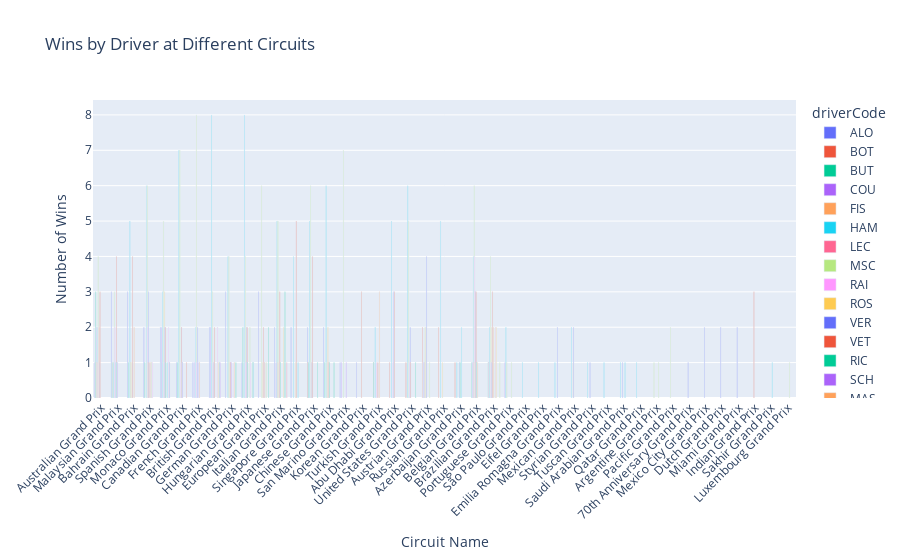

The code cell stored with this chart in its notebook:
### Code cell
# Merge 'results' with 'races' based on 'raceId'
results_with_race_info = pd.merge(merged_results, races[['raceId','circuitId','name']], on='raceId', how='left')

# Merge the above DataFrame with 'circuits' based on 'circuitId'
results_with_race_and_circuit_info = pd.merge(results_with_race_info, circuits[['circuitId','name','location','country']], on='circuitId', how='left')

# Filter data for the specific driver
driver_performance = results_with_race_and_circuit_info[results_with_race_and_circuit_info['positionOrder']==1]

# Count the number of wins at each circuit
wins_by_circuit = driver_performance.groupby(['circuitId', 'name_x', 'location', 'country','driverCode'])['raceId'].count().reset_index()
wins_by_circuit = wins_by_circuit.rename(columns={'raceId': 'wins'})

# Find the circuits with the most wins by driver
circuits_with_most_wins = wins_by_circuit.sort_values(by='wins', ascending=False).head(5)

# Create an interactive bar graph using plotly
fig = px.bar(wins_by_circuit, x='name_x', y='wins', color='driverCode',
             labels={'name_x': 'Circuit Name', 'wins': 'Number of Wins'},
             title='Wins by Driver at Different Circuits',
             hover_name='driverCode', hover_data=['location', 'country'])

# Update layout for better readability
fig.update_layout(barmode='group', xaxis_tickangle=-45)

# Show the interactive graph
fig.show()

### Figure 1 — Plotly figure (JSON) as saved in the notebook; plotly's stock layout.template omitted (floating-point values rounded to 4 significant figures)
{"data": [{"alignmentgroup": "True", "customdata": [["Melbourne", "Australia"], ["Kuala Lumpur", "Malaysia"], ["Sakhir", "Bahrain"], ["Montmeló", "Spain"], ["Monte-Carlo", "Monaco"], ["Montreal", "Canada"], ["Magny Cours", "France"], ["Silverstone", "UK"], ["Hockenheim", "Germany"], ["Budapest", "Hungary"], ["Valencia", "Spain"], ["Monza", "Italy"], ["Marina Bay", "Singapore"], ["Oyama", "Japan"], ["Shanghai", "China"], ["Nürburg", "Germany"], ["Imola", "Italy"], ["Suzuka", "Japan"], ["Yeongam County", "Korea"]], "hovertemplate": "<b>%{hovertext}</b><br><br>driverCode=ALO<br>Circuit Name=%{x}<br>Number of Wins=%{y}<br>location=%{customdata[0]}<br>country=%{customdata[1]}<extra></extra>", "hovertext": ["ALO", "ALO", "ALO", "ALO", "ALO", "ALO", "ALO", "ALO", "ALO", "ALO", "ALO", "ALO", "ALO", "ALO", "ALO", "ALO", "ALO", "ALO", "ALO"], "legendgroup": "ALO", "marker": {"color": "#636efa", "pattern": {"shape": ""}}, "name": "ALO", "offsetgroup": "ALO", "orientation": "v", "showlegend": true, "textposition": "auto", "type": "bar", "x": ["Australian Grand Prix", "Malaysian Grand Prix", "Bahrain Grand Prix", "Spanish Grand Prix", "Monaco Grand Prix", "Canadian Grand Prix", "French Grand Prix", "British Grand Prix", "German Grand Prix", "Hungarian Grand Prix", "European Grand Prix", "Italian Grand Prix", "Singapore Grand Prix", "Japanese Grand Prix", "Chinese Grand Prix", "European Grand Prix", "San Marino Grand Prix", "Japanese Grand Prix", "Korean Grand Prix"], "xaxis": "x", "y": [1, 3, 3, 2, 2, 1, 1, 2, 3, 1, 1, 2, 2, 1, 2, 2, 1, 1, 1], "yaxis": "y"}, {"alignmentgroup": "True", "customdata": [["Melbourne", "Australia"], ["Istanbul", "Turkey"], ["Suzuka", "Japan"], ["Abu Dhabi", "UAE"], ["Austin", "USA"], ["Spielberg", "Austria"], ["Sochi", "Russia"], ["Baku", "Azerbaijan"]], "hovertemplate": "<b>%{hovertext}</b><br><br>driverCode=BOT<br>Circuit Name=%{x}<br>Number of Wins=%{y}<br>location=%{customdata[0]}<br>country=%{customdata[1]}<extra></extra>", "hovertext": ["BOT", "BOT", "BOT", "BOT", "BOT", "BOT", "BOT", "BOT"], "legendgroup": "BOT", "marker": {"color": "#EF553B", "pattern": {"shape": ""}}, "name": "BOT", "offsetgroup": "BOT", "orientation": "v", "showlegend": true, "textposition": "auto", "type": "bar", "x": ["Australian Grand Prix", "Turkish Grand Prix", "Japanese Grand Prix", "Abu Dhabi Grand Prix", "United States Grand Prix", "Austrian Grand Prix", "Russian Grand Prix", "Azerbaijan Grand Prix"], "xaxis": "x", "y": [1, 1, 1, 1, 1, 2, 2, 1], "yaxis": "y"}, {"alignmentgroup": "True", "customdata": [["Melbourne", "Australia"], ["Kuala Lumpur", "Malaysia"], ["Sakhir", "Bahrain"], ["Montmeló", "Spain"], ["Istanbul", "Turkey"], ["Monte-Carlo", "Monaco"], ["Montreal", "Canada"], ["Budapest", "Hungary"], ["Spa", "Belgium"], ["Shanghai", "China"], ["São Paulo", "Brazil"], ["Suzuka", "Japan"]], "hovertemplate": "<b>%{hovertext}</b><br><br>driverCode=BUT<br>Circuit Name=%{x}<br>Number of Wins=%{y}<br>location=%{customdata[0]}<br>country=%{customdata[1]}<extra></extra>", "hovertext": ["BUT", "BUT", "BUT", "BUT", "BUT", "BUT", "BUT", "BUT", "BUT", "BUT", "BUT", "BUT"], "legendgroup": "BUT", "marker": {"color": "#00cc96", "pattern": {"shape": ""}}, "name": "BUT", "offsetgroup": "BUT", "orientation": "v", "showlegend": true, "textposition": "auto", "type": "bar", "x": ["Australian Grand Prix", "Malaysian Grand Prix", "Bahrain Grand Prix", "Spanish Grand Prix", "Turkish Grand Prix", "Monaco Grand Prix", "Canadian Grand Prix", "Hungarian Grand Prix", "Belgian Grand Prix", "Chinese Grand Prix", "Brazilian Grand Prix", "Japanese Grand Prix"], "xaxis": "x", "y": [3, 1, 1, 1, 1, 1, 1, 2, 1, 1, 1, 1], "yaxis": "y"}, {"alignmentgroup": "True", "customdata": [["Melbourne", "Australia"], ["Monte-Carlo", "Monaco"], ["Magny Cours", "France"], ["Silverstone", "UK"], ["Spa", "Belgium"], ["Monza", "Italy"], ["São Paulo", "Brazil"], ["Imola", "Italy"], ["Estoril", "Portugal"], ["Spielberg", "Austria"]], "hovertemplate": "<b>%{hovertext}</b><br><br>driverCode=COU<br>Circuit Name=%{x}<br>Number of Wins=%{y}<br>location=%{customdata[0]}<br>country=%{customdata[1]}<extra></extra>", "hovertext": ["COU", "COU", "COU", "COU", "COU", "COU", "COU", "COU", "COU", "COU"], "legendgroup": "COU", "marker": {"color": "#ab63fa", "pattern": {"shape": ""}}, "name": "COU", "offsetgroup": "COU", "orientation": "v", "showlegend": true, "textposition": "auto", "type": "bar", "x": ["Australian Grand Prix", "Monaco Grand Prix", "French Grand Prix", "British Grand Prix", "Belgian Grand Prix", "Italian Grand Prix", "Brazilian Grand Prix", "San Marino Grand Prix", "Portuguese Grand Prix", "Austrian Grand Prix"], "xaxis": "x", "y": [2, 2, 1, 2, 1, 1, 1, 1, 1, 1], "yaxis": "y"}, {"alignmentgroup": "True", "customdata": [["Melbourne", "Australia"], ["Kuala Lumpur", "Malaysia"], ["São Paulo", "Brazil"]], "hovertemplate": "<b>%{hovertext}</b><br><br>driverCode=FIS<br>Circuit Name=%{x}<br>Number of Wins=%{y}<br>location=%{customdata[0]}<br>country=%{customdata[1]}<extra></extra>", "hovertext": ["FIS", "FIS", "FIS"], "legendgroup": "FIS", "marker": {"color": "#FFA15A", "pattern": {"shape": ""}}, "name": "FIS", "offsetgroup": "FIS", "orientation": "v", "showlegend": true, "textposition": "auto", "type": "bar", "x": ["Australian Grand Prix", "Malaysian Grand Prix", "Brazilian Grand Prix"], "xaxis": "x", "y": [1, 1, 1], "yaxis": "y"}, {"alignmentgroup": "True", "customdata": [["Melbourne", "Australia"], ["Kuala Lumpur", "Malaysia"], ["Sakhir", "Bahrain"], ["Montmeló", "Spain"], ["Istanbul", "Turkey"], ["Monte-Carlo", "Monaco"], ["Montreal", "Canada"], ["Silverstone", "UK"], ["Hockenheim", "Germany"], ["Budapest", "Hungary"], ["Spa", "Belgium"], ["Monza", "Italy"], ["Marina Bay", "Singapore"], ["Oyama", "Japan"], ["Shanghai", "China"], ["São Paulo", "Brazil"], ["São Paulo", "Brazil"], ["Indianapolis", "USA"], ["Nürburg", "Germany"], ["Nürburg", "Germany"], ["Imola", "Italy"], ["Suzuka", "Japan"], ["Abu Dhabi", "UAE"], ["Mexico City", "Mexico"], ["Le Castellet", "France"], ["Austin", "USA"], ["Spielberg", "Austria"], ["Spielberg", "Austria"], ["Sochi", "Russia"], ["Baku", "Azerbaijan"], ["Portimão", "Portugal"], ["Mugello", "Italy"], ["Jeddah", "Saudi Arabia"], ["Al Daayen", "Qatar"]], "hovertemplate": "<b>%{hovertext}</b><br><br>driverCode=HAM<br>Circuit Name=%{x}<br>Number of Wins=%{y}<br>location=%{customdata[0]}<br>country=%{customdata[1]}<extra></extra>", "hovertext": ["HAM", "HAM", "HAM", "HAM", "HAM", "HAM", "HAM", "HAM", "HAM", "HAM", "HAM", "HAM", "HAM", "HAM", "HAM", "HAM", "HAM", "HAM", "HAM", "HAM", "HAM", "HAM", "HAM", "HAM", "HAM", "HAM", "HAM", "HAM", "HAM", "HAM", "HAM", "HAM", "HAM", "HAM"], "legendgroup": "HAM", "marker": {"color": "#19d3f3", "pattern": {"shape": ""}}, "name": "HAM", "offsetgroup": "HAM", "orientation": "v", "showlegend": true, "textposition": "auto", "type": "bar", "x": ["Australian Grand Prix", "Malaysian Grand Prix", "Bahrain Grand Prix", "Spanish Grand Prix", "Turkish Grand Prix", "Monaco Grand Prix", "Canadian Grand Prix", "British Grand Prix", "German Grand Prix", "Hungarian Grand Prix", "Belgian Grand Prix", "Italian Grand Prix", "Singapore Grand Prix", "Japanese Grand Prix", "Chinese Grand Prix", "Brazilian Grand Prix", "São Paulo Grand Prix", "United States Grand Prix", "Eifel Grand Prix", "German Grand Prix", "Emilia Romagna Grand Prix", "Japanese Grand Prix", "Abu Dhabi Grand Prix", "Mexican Grand Prix", "French Grand Prix", "United States Grand Prix", "Austrian Grand Prix", "Styrian Grand Prix", "Russian Grand Prix", "Azerbaijan Grand Prix", "Portuguese Grand Prix", "Tuscan Grand Prix", "Saudi Arabian Grand Prix", "Qatar Grand Prix"], "xaxis": "x", "y": [2, 1, 5, 6, 2, 3, 7, 8, 3, 8, 4, 5, 4, 1, 6, 2, 1, 1, 1, 1, 1, 4, 5, 2, 2, 5, 1, 1, 5, 1, 2, 1, 1, 1], "yaxis": "y"}, {"alignmentgroup": "True", "customdata": [["Melbourne", "Australia"], ["Sakhir", "Bahrain"], ["Spa", "Belgium"], ["Monza", "Italy"], ["Spielberg", "Austria"]], "hovertemplate": "<b>%{hovertext}</b><br><br>driverCode=LEC<br>Circuit Name=%{x}<br>Number of Wins=%{y}<br>location=%{customdata[0]}<br>country=%{customdata[1]}<extra></extra>", "hovertext": ["LEC", "LEC", "LEC", "LEC", "LEC"], "legendgroup": "LEC", "marker": {"color": "#FF6692", "pattern": {"shape": ""}}, "name": "LEC", "offsetgroup": "LEC", "orientation": "v", "showlegend": true, "textposition": "auto", "type": "bar", "x": ["Australian Grand Prix", "Bahrain Grand Prix", "Belgian Grand Prix", "Italian Grand Prix", "Austrian Grand Prix"], "xaxis": "x", "y": [1, 1, 1, 1, 1], "yaxis": "y"}, {"alignmentgroup": "True", "customdata": [["Melbourne", "Australia"], ["Kuala Lumpur", "Malaysia"], ["Sakhir", "Bahrain"], ["Montmeló", "Spain"], ["Monte-Carlo", "Monaco"], ["Montreal", "Canada"], ["Magny Cours", "France"], ["Silverstone", "UK"], ["Hockenheim", "Germany"], ["Budapest", "Hungary"], ["Spa", "Belgium"], ["Monza", "Italy"], ["Shanghai", "China"], ["São Paulo", "Brazil"], ["Indianapolis", "USA"], ["Nürburg", "Germany"], ["Imola", "Italy"], ["Suzuka", "Japan"], ["Buenos Aires", "Argentina"], ["Jerez de la Frontera", "Spain"], ["Estoril", "Portugal"], ["Okayama", "Japan"], ["Spielberg", "Austria"]], "hovertemplate": "<b>%{hovertext}</b><br><br>driverCode=MSC<br>Circuit Name=%{x}<br>Number of Wins=%{y}<br>location=%{customdata[0]}<br>country=%{customdata[1]}<extra></extra>", "hovertext": ["MSC", "MSC", "MSC", "MSC", "MSC", "MSC", "MSC", "MSC", "MSC", "MSC", "MSC", "MSC", "MSC", "MSC", "MSC", "MSC", "MSC", "MSC", "MSC", "MSC", "MSC", "MSC", "MSC"], "legendgroup": "MSC", "marker": {"color": "#B6E880", "pattern": {"shape": ""}}, "name": "MSC", "offsetgroup": "MSC", "orientation": "v", "showlegend": true, "textposition": "auto", "type": "bar", "x": ["Australian Grand Prix", "Malaysian Grand Prix", "Bahrain Grand Prix", "Spanish Grand Prix", "Monaco Grand Prix", "Canadian Grand Prix", "French Grand Prix", "British Grand Prix", "German Grand Prix", "Hungarian Grand Prix", "Belgian Grand Prix", "Italian Grand Prix", "Chinese Grand Prix", "Brazilian Grand Prix", "United States Grand Prix", "European Grand Prix", "San Marino Grand Prix", "Japanese Grand Prix", "Argentine Grand Prix", "European Grand Prix", "Portuguese Grand Prix", "Pacific Grand Prix", "Austrian Grand Prix"], "xaxis": "x", "y": [4, 3, 1, 6, 5, 7, 8, 3, 4, 4, 6, 5, 1, 4, 5, 5, 7, 6, 1, 1, 1, 2, 2], "yaxis": "y"}, {"alignmentgroup": "True", "customdata": [["Melbourne", "Australia"], ["Kuala Lumpur", "Malaysia"], ["Montmeló", "Spain"], ["Istanbul", "Turkey"], ["Monte-Carlo", "Monaco"], ["Montreal", "Canada"], ["Magny Cours", "France"], ["Silverstone", "UK"], ["Budapest", "Hungary"], ["Spa", "Belgium"], ["Shanghai", "China"], ["São Paulo", "Brazil"], ["Suzuka", "Japan"], ["Abu Dhabi", "UAE"], ["Austin", "USA"]], "hovertemplate": "<b>%{hovertext}</b><br><br>driverCode=RAI<br>Circuit Name=%{x}<br>Number of Wins=%{y}<br>location=%{customdata[0]}<br>country=%{customdata[1]}<extra></extra>", "hovertext": ["RAI", "RAI", "RAI", "RAI", "RAI", "RAI", "RAI", "RAI", "RAI", "RAI", "RAI", "RAI", "RAI", "RAI", "RAI"], "legendgroup": "RAI", "marker": {"color": "#FF97FF", "pattern": {"shape": ""}}, "name": "RAI", "offsetgroup": "RAI", "orientation": "v", "showlegend": true, "textposition": "auto", "type": "bar", "x": ["Australian Grand Prix", "Malaysian Grand Prix", "Spanish Grand Prix", "Turkish Grand Prix", "Monaco Grand Prix", "Canadian Grand Prix", "French Grand Prix", "British Grand Prix", "Hungarian Grand Prix", "Belgian Grand Prix", "Chinese Grand Prix", "Brazilian Grand Prix", "Japanese Grand Prix", "Abu Dhabi Grand Prix", "United States Grand Prix"], "xaxis": "x", "y": [2, 2, 2, 1, 1, 1, 1, 1, 1, 4, 1, 1, 1, 1, 1], "yaxis": "y"}, {"alignmentgroup": "True", "customdata": [["Melbourne", "Australia"], ["Sakhir", "Bahrain"], ["Montmeló", "Spain"], ["Monte-Carlo", "Monaco"], ["Silverstone", "UK"], ["Hockenheim", "Germany"], ["Spa", "Belgium"], ["Monza", "Italy"], ["Marina Bay", "Singapore"], ["Shanghai", "China"], ["São Paulo", "Brazil"], ["Suzuka", "Japan"], ["Abu Dhabi", "UAE"], ["Mexico City", "Mexico"], ["Spielberg", "Austria"], ["Sochi", "Russia"], ["Baku", "Azerbaijan"]], "hovertemplate": "<b>%{hovertext}</b><br><br>driverCode=ROS<br>Circuit Name=%{x}<br>Number of Wins=%{y}<br>location=%{customdata[0]}<br>country=%{customdata[1]}<extra></extra>", "hovertext": ["ROS", "ROS", "ROS", "ROS", "ROS", "ROS", "ROS", "ROS", "ROS", "ROS", "ROS", "ROS", "ROS", "ROS", "ROS", "ROS", "ROS"], "legendgroup": "ROS", "marker": {"color": "#FECB52", "pattern": {"shape": ""}}, "name": "ROS", "offsetgroup": "ROS", "orientation": "v", "showlegend": true, "textposition": "auto", "type": "bar", "x": ["Australian Grand Prix", "Bahrain Grand Prix", "Spanish Grand Prix", "Monaco Grand Prix", "British Grand Prix", "German Grand Prix", "Belgian Grand Prix", "Italian Grand Prix", "Singapore Grand Prix", "Chinese Grand Prix", "Brazilian Grand Prix", "Japanese Grand Prix", "Abu Dhabi Grand Prix", "Mexican Grand Prix", "Austrian Grand Prix", "Russian Grand Prix", "European Grand Prix"], "xaxis": "x", "y": [2, 1, 1, 3, 1, 1, 1, 1, 1, 2, 2, 1, 1, 1, 2, 1, 1], "yaxis": "y"}, {"alignmentgroup": "True", "customdata": [["Melbourne", "Australia"], ["Kuala Lumpur", "Malaysia"], ["Sakhir", "Bahrain"], ["Montmeló", "Spain"], ["Monte-Carlo", "Monaco"], ["Montreal", "Canada"], ["Silverstone", "UK"], ["Silverstone", "UK"], ["Hockenheim", "Germany"], ["Budapest", "Hungary"], ["Spa", "Belgium"], ["Monza", "Italy"], ["São Paulo", "Brazil"], ["Imola", "Italy"], ["Suzuka", "Japan"], ["Abu Dhabi", "UAE"], ["Mexico City", "Mexico"], ["Mexico City", "Mexico"], ["Le Castellet", "France"], ["Zandvoort", "Netherlands"], ["Austin", "USA"], ["Spielberg", "Austria"], ["Spielberg", "Austria"], ["Baku", "Azerbaijan"], ["Jeddah", "Saudi Arabia"], ["Miami", "USA"]], "hovertemplate": "<b>%{hovertext}</b><br><br>driverCode=VER<br>Circuit Name=%{x}<br>Number of Wins=%{y}<br>location=%{customdata[0]}<br>country=%{customdata[1]}<extra></extra>", "hovertext": ["VER", "VER", "VER", "VER", "VER", "VER", "VER", "VER", "VER", "VER", "VER", "VER", "VER", "VER", "VER", "VER", "VER", "VER", "VER", "VER", "VER", "VER", "VER", "VER", "VER", "VER"], "legendgroup": "VER", "marker": {"color": "#636efa", "pattern": {"shape": ""}}, "name": "VER", "offsetgroup": "VER", "orientation": "v", "showlegend": true, "textposition": "auto", "type": "bar", "x": ["Australian Grand Prix", "Malaysian Grand Prix", "Bahrain Grand Prix", "Spanish Grand Prix", "Monaco Grand Prix", "Canadian Grand Prix", "70th Anniversary Grand Prix", "British Grand Prix", "German Grand Prix", "Hungarian Grand Prix", "Belgian Grand Prix", "Italian Grand Prix", "Brazilian Grand Prix", "Emilia Romagna Grand Prix", "Japanese Grand Prix", "Abu Dhabi Grand Prix", "Mexican Grand Prix", "Mexico City Grand Prix", "French Grand Prix", "Dutch Grand Prix", "United States Grand Prix", "Austrian Grand Prix", "Styrian Grand Prix", "Azerbaijan Grand Prix", "Saudi Arabian Grand Prix", "Miami Grand Prix"], "xaxis": "x", "y": [1, 1, 1, 3, 2, 2, 1, 1, 1, 2, 3, 1, 1, 2, 1, 3, 2, 2, 2, 2, 2, 4, 1, 1, 1, 2], "yaxis": "y"}, {"alignmentgroup": "True", "customdata": [["Melbourne", "Australia"], ["Kuala Lumpur", "Malaysia"], ["Sakhir", "Bahrain"], ["Montmeló", "Spain"], ["Istanbul", "Turkey"], ["Monte-Carlo", "Monaco"], ["Montreal", "Canada"], ["Silverstone", "UK"], ["Budapest", "Hungary"], ["Valencia", "Spain"], ["Spa", "Belgium"], ["Monza", "Italy"], ["Marina Bay", "Singapore"], ["Shanghai", "China"], ["São Paulo", "Brazil"], ["Nürburg", "Germany"], ["Suzuka", "Japan"], ["Abu Dhabi", "UAE"], ["Yeongam County", "Korea"], ["Uttar Pradesh", "India"], ["Austin", "USA"]], "hovertemplate": "<b>%{hovertext}</b><br><br>driverCode=VET<br>Circuit Name=%{x}<br>Number of Wins=%{y}<br>location=%{customdata[0]}<br>country=%{customdata[1]}<extra></extra>", "hovertext": ["VET", "VET", "VET", "VET", "VET", "VET", "VET", "VET", "VET", "VET", "VET", "VET", "VET", "VET", "VET", "VET", "VET", "VET", "VET", "VET", "VET"], "legendgroup": "VET", "marker": {"color": "#EF553B", "pattern": {"shape": ""}}, "name": "VET", "offsetgroup": "VET", "orientation": "v", "showlegend": true, "textposition": "auto", "type": "bar", "x": ["Australian Grand Prix", "Malaysian Grand Prix", "Bahrain Grand Prix", "Spanish Grand Prix", "Turkish Grand Prix", "Monaco Grand Prix", "Canadian Grand Prix", "British Grand Prix", "Hungarian Grand Prix", "European Grand Prix", "Belgian Grand Prix", "Italian Grand Prix", "Singapore Grand Prix", "Chinese Grand Prix", "Brazilian Grand Prix", "German Grand Prix", "Japanese Grand Prix", "Abu Dhabi Grand Prix", "Korean Grand Prix", "Indian Grand Prix", "United States Grand Prix"], "xaxis": "x", "y": [3, 4, 4, 1, 1, 2, 2, 2, 2, 2, 3, 3, 5, 1, 3, 1, 4, 3, 3, 3, 1], "yaxis": "y"}, {"alignmentgroup": "True", "customdata": [["Kuala Lumpur", "Malaysia"], ["Monte-Carlo", "Monaco"], ["Montreal", "Canada"], ["Budapest", "Hungary"], ["Spa", "Belgium"], ["Monza", "Italy"], ["Shanghai", "China"], ["Baku", "Azerbaijan"]], "hovertemplate": "<b>%{hovertext}</b><br><br>driverCode=RIC<br>Circuit Name=%{x}<br>Number of Wins=%{y}<br>location=%{customdata[0]}<br>country=%{customdata[1]}<extra></extra>", "hovertext": ["RIC", "RIC", "RIC", "RIC", "RIC", "RIC", "RIC", "RIC"], "legendgroup": "RIC", "marker": {"color": "#00cc96", "pattern": {"shape": ""}}, "name": "RIC", "offsetgroup": "RIC", "orientation": "v", "showlegend": true, "textposition": "auto", "type": "bar", "x": ["Malaysian Grand Prix", "Monaco Grand Prix", "Canadian Grand Prix", "Hungarian Grand Prix", "Belgian Grand Prix", "Italian Grand Prix", "Chinese Grand Prix", "Azerbaijan Grand Prix"], "xaxis": "x", "y": [1, 1, 1, 1, 1, 1, 1, 1], "yaxis": "y"}, {"alignmentgroup": "True", "customdata": [["Kuala Lumpur", "Malaysia"], ["Montreal", "Canada"], ["Magny Cours", "France"], ["Hockenheim", "Germany"], ["Nürburg", "Germany"], ["Imola", "Italy"]], "hovertemplate": "<b>%{hovertext}</b><br><br>driverCode=SCH<br>Circuit Name=%{x}<br>Number of Wins=%{y}<br>location=%{customdata[0]}<br>country=%{customdata[1]}<extra></extra>", "hovertext": ["SCH", "SCH", "SCH", "SCH", "SCH", "SCH"], "legendgroup": "SCH", "marker": {"color": "#ab63fa", "pattern": {"shape": ""}}, "name": "SCH", "offsetgroup": "SCH", "orientation": "v", "showlegend": true, "textposition": "auto", "type": "bar", "x": ["Malaysian Grand Prix", "Canadian Grand Prix", "French Grand Prix", "German Grand Prix", "European Grand Prix", "San Marino Grand Prix"], "xaxis": "x", "y": [1, 1, 1, 1, 1, 1], "yaxis": "y"}, {"alignmentgroup": "True", "customdata": [["Sakhir", "Bahrain"], ["Montmeló", "Spain"], ["Istanbul", "Turkey"], ["Magny Cours", "France"], ["Valencia", "Spain"], ["Spa", "Belgium"], ["São Paulo", "Brazil"]], "hovertemplate": "<b>%{hovertext}</b><br><br>driverCode=MAS<br>Circuit Name=%{x}<br>Number of Wins=%{y}<br>location=%{customdata[0]}<br>country=%{customdata[1]}<extra></extra>", "hovertext": ["MAS", "MAS", "MAS", "MAS", "MAS", "MAS", "MAS"], "legendgroup": "MAS", "marker": {"color": "#FFA15A", "pattern": {"shape": ""}}, "name": "MAS", "offsetgroup": "MAS", "orientation": "v", "showlegend": true, "textposition": "auto", "type": "bar", "x": ["Bahrain Grand Prix", "Spanish Grand Prix", "Turkish Grand Prix", "French Grand Prix", "European Grand Prix", "Belgian Grand Prix", "Brazilian Grand Prix"], "xaxis": "x", "y": [2, 1, 3, 1, 1, 1, 2], "yaxis": "y"}, {"alignmentgroup": "True", "customdata": [["Sakhir", "Bahrain"], ["Monte-Carlo", "Monaco"], ["Marina Bay", "Singapore"], ["Baku", "Azerbaijan"], ["Jeddah", "Saudi Arabia"]], "hovertemplate": "<b>%{hovertext}</b><br><br>driverCode=PER<br>Circuit Name=%{x}<br>Number of Wins=%{y}<br>location=%{customdata[0]}<br>country=%{customdata[1]}<extra></extra>", "hovertext": ["PER", "PER", "PER", "PER", "PER"], "legendgroup": "PER", "marker": {"color": "#19d3f3", "pattern": {"shape": ""}}, "name": "PER", "offsetgroup": "PER", "orientation": "v", "showlegend": true, "textposition": "auto", "type": "bar", "x": ["Sakhir Grand Prix", "Monaco Grand Prix", "Singapore Grand Prix", "Azerbaijan Grand Prix", "Saudi Arabian Grand Prix"], "xaxis": "x", "y": [1, 1, 1, 2, 1], "yaxis": "y"}, {"alignmentgroup": "True", "customdata": [["Montmeló", "Spain"]], "hovertemplate": "<b>%{hovertext}</b><br><br>driverCode=MAL<br>Circuit Name=%{x}<br>Number of Wins=%{y}<br>location=%{customdata[0]}<br>country=%{customdata[1]}<extra></extra>", "hovertext": ["MAL"], "legendgroup": "MAL", "marker": {"color": "#FF6692", "pattern": {"shape": ""}}, "name": "MAL", "offsetgroup": "MAL", "orientation": "v", "showlegend": true, "textposition": "auto", "type": "bar", "x": ["Spanish Grand Prix"], "xaxis": "x", "y": [1], "yaxis": "y"}, {"alignmentgroup": "True", "customdata": [["Montmeló", "Spain"], ["Silverstone", "UK"], ["Budapest", "Hungary"], ["São Paulo", "Brazil"], ["Nürburg", "Germany"], ["Nürburg", "Germany"], ["Buenos Aires", "Argentina"], ["Estoril", "Portugal"], ["Spielberg", "Austria"]], "hovertemplate": "<b>%{hovertext}</b><br><br>driverCode=VIL<br>Circuit Name=%{x}<br>Number of Wins=%{y}<br>location=%{customdata[0]}<br>country=%{customdata[1]}<extra></extra>", "hovertext": ["VIL", "VIL", "VIL", "VIL", "VIL", "VIL", "VIL", "VIL", "VIL"], "legendgroup": "VIL", "marker": {"color": "#B6E880", "pattern": {"shape": ""}}, "name": "VIL", "offsetgroup": "VIL", "orientation": "v", "showlegend": true, "textposition": "auto", "type": "bar", "x": ["Spanish Grand Prix", "British Grand Prix", "Hungarian Grand Prix", "Brazilian Grand Prix", "European Grand Prix", "Luxembourg Grand Prix", "Argentine Grand Prix", "Portuguese Grand Prix", "Austrian Grand Prix"], "xaxis": "x", "y": [1, 2, 2, 1, 1, 1, 1, 1, 1], "yaxis": "y"}, {"alignmentgroup": "True", "customdata": [["Montmeló", "Spain"], ["Monte-Carlo", "Monaco"], ["Silverstone", "UK"], ["Budapest", "Hungary"], ["São Paulo", "Brazil"], ["Nürburg", "Germany"]], "hovertemplate": "<b>%{hovertext}</b><br><br>driverCode=WEB<br>Circuit Name=%{x}<br>Number of Wins=%{y}<br>location=%{customdata[0]}<br>country=%{customdata[1]}<extra></extra>", "hovertext": ["WEB", "WEB", "WEB", "WEB", "WEB", "WEB"], "legendgroup": "WEB", "marker": {"color": "#FF97FF", "pattern": {"shape": ""}}, "name": "WEB", "offsetgroup": "WEB", "orientation": "v", "showlegend": true, "textposition": "auto", "type": "bar", "x": ["Spanish Grand Prix", "Monaco Grand Prix", "British Grand Prix", "Hungarian Grand Prix", "Brazilian Grand Prix", "German Grand Prix"], "xaxis": "x", "y": [1, 2, 2, 1, 2, 1], "yaxis": "y"}, {"alignmentgroup": "True", "customdata": [["Monte-Carlo", "Monaco"], ["Silverstone", "UK"], ["Hockenheim", "Germany"], ["Monza", "Italy"], ["São Paulo", "Brazil"]], "hovertemplate": "<b>%{hovertext}</b><br><br>driverCode=MON<br>Circuit Name=%{x}<br>Number of Wins=%{y}<br>location=%{customdata[0]}<br>country=%{customdata[1]}<extra></extra>", "hovertext": ["MON", "MON", "MON", "MON", "MON"], "legendgroup": "MON", "marker": {"color": "#FECB52", "pattern": {"shape": ""}}, "name": "MON", "offsetgroup": "MON", "orientation": "v", "showlegend": true, "textposition": "auto", "type": "bar", "x": ["Monaco Grand Prix", "British Grand Prix", "German Grand Prix", "Italian Grand Prix", "Brazilian Grand Prix"], "xaxis": "x", "y": [1, 1, 1, 2, 2], "yaxis": "y"}, {"alignmentgroup": "True", "customdata": [["Monte-Carlo", "Monaco"]], "hovertemplate": "<b>%{hovertext}</b><br><br>driverCode=TRU<br>Circuit Name=%{x}<br>Number of Wins=%{y}<br>location=%{customdata[0]}<br>country=%{customdata[1]}<extra></extra>", "hovertext": ["TRU"], "legendgroup": "TRU", "marker": {"color": "#636efa", "pattern": {"shape": ""}}, "name": "TRU", "offsetgroup": "TRU", "orientation": "v", "showlegend": true, "textposition": "auto", "type": "bar", "x": ["Monaco Grand Prix"], "xaxis": "x", "y": [1], "yaxis": "y"}, {"alignmentgroup": "True", "customdata": [["Montreal", "Canada"]], "hovertemplate": "<b>%{hovertext}</b><br><br>driverCode=KUB<br>Circuit Name=%{x}<br>Number of Wins=%{y}<br>location=%{customdata[0]}<br>country=%{customdata[1]}<extra></extra>", "hovertext": ["KUB"], "legendgroup": "KUB", "marker": {"color": "#EF553B", "pattern": {"shape": ""}}, "name": "KUB", "offsetgroup": "KUB", "orientation": "v", "showlegend": true, "textposition": "auto", "type": "bar", "x": ["Canadian Grand Prix"], "xaxis": "x", "y": [1], "yaxis": "y"}, {"alignmentgroup": "True", "customdata": [["Silverstone", "UK"], ["Hockenheim", "Germany"], ["Budapest", "Hungary"], ["Valencia", "Spain"], ["Monza", "Italy"], ["Shanghai", "China"], ["Indianapolis", "USA"], ["Nürburg", "Germany"], ["Suzuka", "Japan"]], "hovertemplate": "<b>%{hovertext}</b><br><br>driverCode=BAR<br>Circuit Name=%{x}<br>Number of Wins=%{y}<br>location=%{customdata[0]}<br>country=%{customdata[1]}<extra></extra>", "hovertext": ["BAR", "BAR", "BAR", "BAR", "BAR", "BAR", "BAR", "BAR", "BAR"], "legendgroup": "BAR", "marker": {"color": "#00cc96", "pattern": {"shape": ""}}, "name": "BAR", "offsetgroup": "BAR", "orientation": "v", "showlegend": true, "textposition": "auto", "type": "bar", "x": ["British Grand Prix", "German Grand Prix", "Hungarian Grand Prix", "European Grand Prix", "Italian Grand Prix", "Chinese Grand Prix", "United States Grand Prix", "European Grand Prix", "Japanese Grand Prix"], "xaxis": "x", "y": [1, 1, 1, 1, 3, 1, 1, 1, 1], "yaxis": "y"}, {"alignmentgroup": "True", "customdata": [["Silverstone", "UK"]], "hovertemplate": "<b>%{hovertext}</b><br><br>driverCode=SAI<br>Circuit Name=%{x}<br>Number of Wins=%{y}<br>location=%{customdata[0]}<br>country=%{customdata[1]}<extra></extra>", "hovertext": ["SAI"], "legendgroup": "SAI", "marker": {"color": "#ab63fa", "pattern": {"shape": ""}}, "name": "SAI", "offsetgroup": "SAI", "orientation": "v", "showlegend": true, "textposition": "auto", "type": "bar", "x": ["British Grand Prix"], "xaxis": "x", "y": [1], "yaxis": "y"}, {"alignmentgroup": "True", "customdata": [["Budapest", "Hungary"]], "hovertemplate": "<b>%{hovertext}</b><br><br>driverCode=KOV<br>Circuit Name=%{x}<br>Number of Wins=%{y}<br>location=%{customdata[0]}<br>country=%{customdata[1]}<extra></extra>", "hovertext": ["KOV"], "legendgroup": "KOV", "marker": {"color": "#FFA15A", "pattern": {"shape": ""}}, "name": "KOV", "offsetgroup": "KOV", "orientation": "v", "showlegend": true, "textposition": "auto", "type": "bar", "x": ["Hungarian Grand Prix"], "xaxis": "x", "y": [1], "yaxis": "y"}, {"alignmentgroup": "True", "customdata": [["Budapest", "Hungary"]], "hovertemplate": "<b>%{hovertext}</b><br><br>driverCode=OCO<br>Circuit Name=%{x}<br>Number of Wins=%{y}<br>location=%{customdata[0]}<br>country=%{customdata[1]}<extra></extra>", "hovertext": ["OCO"], "legendgroup": "OCO", "marker": {"color": "#19d3f3", "pattern": {"shape": ""}}, "name": "OCO", "offsetgroup": "OCO", "orientation": "v", "showlegend": true, "textposition": "auto", "type": "bar", "x": ["Hungarian Grand Prix"], "xaxis": "x", "y": [1], "yaxis": "y"}, {"alignmentgroup": "True", "customdata": [["Monza", "Italy"]], "hovertemplate": "<b>%{hovertext}</b><br><br>driverCode=GAS<br>Circuit Name=%{x}<br>Number of Wins=%{y}<br>location=%{customdata[0]}<br>country=%{customdata[1]}<extra></extra>", "hovertext": ["GAS"], "legendgroup": "GAS", "marker": {"color": "#FF6692", "pattern": {"shape": ""}}, "name": "GAS", "offsetgroup": "GAS", "orientation": "v", "showlegend": true, "textposition": "auto", "type": "bar", "x": ["Italian Grand Prix"], "xaxis": "x", "y": [1], "yaxis": "y"}, {"alignmentgroup": "True", "customdata": [["São Paulo", "Brazil"]], "hovertemplate": "<b>%{hovertext}</b><br><br>driverCode=RUS<br>Circuit Name=%{x}<br>Number of Wins=%{y}<br>location=%{customdata[0]}<br>country=%{customdata[1]}<extra></extra>", "hovertext": ["RUS"], "legendgroup": "RUS", "marker": {"color": "#B6E880", "pattern": {"shape": ""}}, "name": "RUS", "offsetgroup": "RUS", "orientation": "v", "showlegend": true, "textposition": "auto", "type": "bar", "x": ["Brazilian Grand Prix"], "xaxis": "x", "y": [1], "yaxis": "y"}], "layout": {"barmode": "group", "legend": {"title": {"text": "driverCode"}, "tracegroupgap": 0}, "title": {"text": "Wins by Driver at Different Circuits"}, "xaxis": {"anchor": "y", "domain": [0, 1], "tickangle": -45, "title": {"text": "Circuit Name"}}, "yaxis": {"anchor": "x", "domain": [0, 1], "title": {"text": "Number of Wins"}}}}
